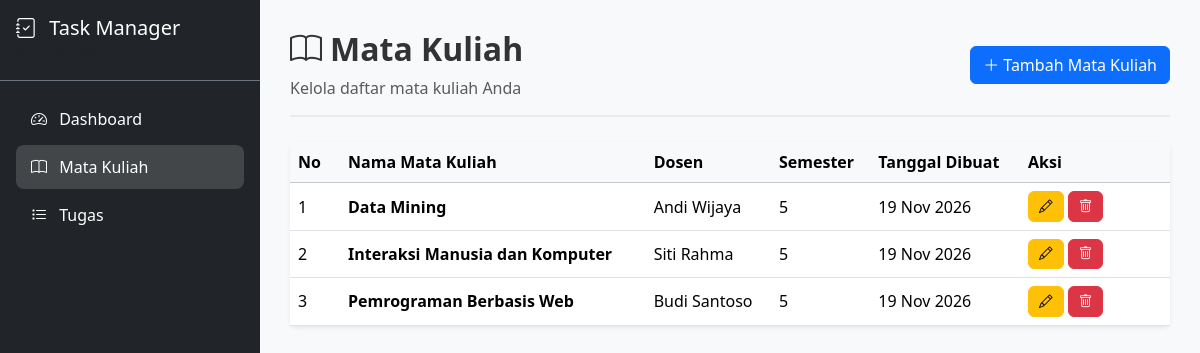
Screenshot of /courses/index.php with the database file from the repository.
### tables this page shows
CREATE TABLE `courses` (
    `course_id` INT AUTO_INCREMENT PRIMARY KEY,
    `course_name` VARCHAR(100) NOT NULL,
    `lecturer` VARCHAR(100) NULL,
    `semester` VARCHAR(20) NULL,
    `created_at` TIMESTAMP DEFAULT CURRENT_TIMESTAMP
);

### config/database.php (called while the page is built, shortened)
<?php
function e($string) {
    return htmlspecialchars($string ?? '', ENT_QUOTES, 'UTF-8');
}
function baseUrl($path = '') {
    $projectRoot = '/student-task-manager';
    return $projectRoot . '/' . ltrim($path, '/');
}

### courses/index.php (the view, shortened to what this page needs)
<?php
require_once __DIR__ . '/../config/database.php';
$stmt = $pdo->query("SELECT * FROM courses ORDER BY course_name ASC");
$courses = $stmt->fetchAll();
include __DIR__ . '/../includes/header.php';
include __DIR__ . '/../includes/sidebar.php';
?>
<div class="main-content">
    <div class="page-header d-flex justify-content-between align-items-center flex-wrap gap-2">
        <div>
            <h2><i class="bi bi-book me-2"></i>Mata Kuliah</h2>
            <p class="text-muted mb-0">Kelola daftar mata kuliah Anda</p>
        </div>
        <a href="<?= baseUrl('courses/create.php') ?>" class="btn btn-primary">
            <i class="bi bi-plus-lg me-1"></i>Tambah Mata Kuliah
        </a>
    </div>
    <?php if (count($courses) > 0): ?>
        <div class="card border-0 shadow-sm">
            <div class="card-body p-0">
                <div class="table-responsive">
                    <table class="table table-hover mb-0">
                        <thead class="table-light">
                            <tr>
                                <th style="width:50px">No</th>
                                <th>Nama Mata Kuliah</th>
                                <th>Dosen</th>
                                <th>Semester</th>
                                <th>Tanggal Dibuat</th>
                                <th style="width:150px">Aksi</th>
                            </tr>
                        </thead>
                        <tbody>
                            <?php foreach ($courses as $i => $course): ?>
                                <tr>
                                    <td><?= $i + 1 ?></td>
                                    <td><strong><?= e($course['course_name']) ?></strong></td>
                                    <td><?= $course['lecturer'] ? e($course['lecturer']) : '<span class="text-muted">-</span>' ?></td>
                                    <td><?= $course['semester'] ? e($course['semester']) : '<span class="text-muted">-</span>' ?></td>
                                    <td><?= date('d M Y', strtotime($course['created_at'])) ?></td>
                                    <td>
                                        <a href="<?= baseUrl('courses/edit.php?id=' . $course['course_id']) ?>" class="btn btn-warning btn-action" title="Edit">
                                            <i class="bi bi-pencil"></i>
                                        </a>
                                        <button type="button" class="btn btn-danger btn-action" data-bs-toggle="modal" data-bs-target="#deleteModal<?= $course['course_id'] ?>" title="Hapus">
                                            <i class="bi bi-trash"></i>
                                        </button>
                                    </td>
                                </tr>
                            <?php endforeach; ?>
                        </tbody>
                    </table>
                </div>
            </div>
        </div>
    <?php endif; ?>
</div>
<?php include __DIR__ . '/../includes/footer.php'; ?>

### assets/css/style.css (style rules this page uses)
.main-content { flex: 1; padding: 30px; min-height: 100vh; background-color: #f8f9fa; }
@media (min-width: 992px) { .main-content { margin-left: 260px; } }
.table th { font-weight: 600; white-space: nowrap; }
.table td { vertical-align: middle; }
.page-header { margin-bottom: 25px; padding-bottom: 15px; border-bottom: 2px solid #e9ecef; }
.page-header h2 { font-weight: 700; color: #333; }
.btn-action { padding: 4px 10px; font-size: 0.85rem; }

### rows the page displays
courses: course_name "Data Mining", lecturer "Andi Wijaya", semester "5", created_at "19 Nov 2026"
courses: course_name "Interaksi Manusia dan Komputer", lecturer "Siti Rahma", semester "5", created_at "19 Nov 2026"
courses: course_name "Pemrograman Berbasis Web", lecturer "Budi Santoso", semester "5", created_at "19 Nov 2026"
